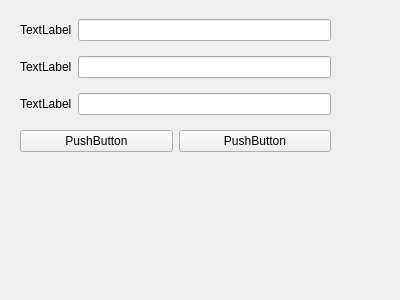
<?xml version="1.0" encoding="UTF-8"?>
<ui version="4.0">
 <class>Form_tab</class>
 <widget class="QWidget" name="Form_tab">
  <property name="geometry">
   <rect>
    <x>0</x>
    <y>0</y>
    <width>400</width>
    <height>300</height>
   </rect>
  </property>
  <property name="windowTitle">
   <string>Form</string>
  </property>
  <widget class="QWidget" name="">
   <property name="geometry">
    <rect>
     <x>20</x>
     <y>10</y>
     <width>311</width>
     <height>151</height>
    </rect>
   </property>
   <layout class="QVBoxLayout" name="verticalLayout">
    <item>
     <layout class="QHBoxLayout" name="horizontalLayout">
      <item>
       <widget class="QLabel" name="label">
        <property name="text">
         <string>TextLabel</string>
        </property>
       </widget>
      </item>
      <item>
       <widget class="QLineEdit" name="lineEdit"/>
      </item>
     </layout>
    </item>
    <item>
     <layout class="QHBoxLayout" name="horizontalLayout_2">
      <item>
       <widget class="QLabel" name="label_2">
        <property name="text">
         <string>TextLabel</string>
        </property>
       </widget>
      </item>
      <item>
       <widget class="QLineEdit" name="lineEdit_2"/>
      </item>
     </layout>
    </item>
    <item>
     <layout class="QHBoxLayout" name="horizontalLayout_3">
      <item>
       <widget class="QLabel" name="label_3">
        <property name="text">
         <string>TextLabel</string>
        </property>
       </widget>
      </item>
      <item>
       <widget class="QLineEdit" name="lineEdit_3"/>
      </item>
     </layout>
    </item>
    <item>
     <layout class="QHBoxLayout" name="horizontalLayout_4">
      <item>
       <widget class="QPushButton" name="pushButton">
        <property name="text">
         <string>PushButton</string>
        </property>
       </widget>
      </item>
      <item>
       <widget class="QPushButton" name="pushButton_2">
        <property name="text">
         <string>PushButton</string>
        </property>
       </widget>
      </item>
     </layout>
    </item>
   </layout>
  </widget>
 </widget>
 <resources/>
 <connections/>
</ui>
